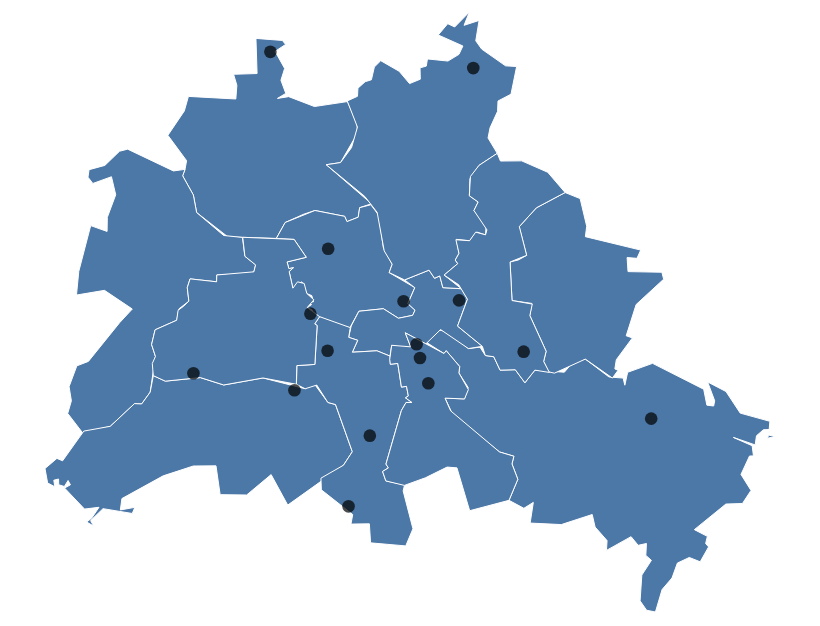

Write notebook code for a chart like this one.
### Code cell
single_nearest = alt.selection_single(on='mouseover', empty='none')

points=alt.Chart(standort_daten).mark_circle(
    color='black',
    stroke='white',strokeWidth=0.0
).encode(
    longitude='station_longitude_d:Q',
    latitude='station_latitude_d:Q',
    size=alt.condition(single_nearest, alt.value(100), alt.value(40)),
).add_selection(
    single_nearest
)

bezirke + points

### Figure 1 — Vega-Lite specification as saved in the notebook (floating-point values rounded to 4 significant figures; data arrays with more than 128 entries replaced by an {"elided": "..."} marker saying what was removed)
{"config": {"view": {"continuousWidth": 400, "continuousHeight": 300}}, "layer": [{"data": {"name": "data-d09aecf6f05e0ea46526a9e21582f25e"}, "mark": {"type": "geoshape", "stroke": "white", "strokeWidth": 0.5}, "encoding": {}}, {"data": {"name": "data-2cd8075f7466966b1a363f849b7fdc54"}, "mark": {"type": "circle", "color": "black", "stroke": "white", "strokeWidth": 0.0}, "encoding": {"latitude": {"field": "station_latitude_d", "type": "quantitative"}, "longitude": {"field": "station_longitude_d", "type": "quantitative"}, "size": {"condition": {"value": 100, "selection": "selector002"}, "value": 40}}, "selection": {"selector002": {"type": "single", "on": "mouseover", "empty": "none"}}}], "$schema": "https://vega.github.io/schema/vega-lite/v4.8.1.json", "datasets": {"data-d09aecf6f05e0ea46526a9e21582f25e": [{"id": "0", "name": "Reinickendorf", "type": "Feature", "geometry": {"type": "Polygon", "coordinates": [[[13.22, 52.59], [13.22, 52.59], [13.2, 52.61], [13.22, 52.62], [13.22, 52.63], [13.26, 52.63], [13.27, 52.63], [13.26, 52.64], [13.28, 52.64], [13.28, 52.66], [13.31, 52.66], [13.31, 52.66], [13.3, 52.65], [13.31, 52.64], [13.31, 52.64], [13.31, 52.63], [13.3, 52.63], [13.31, 52.63], [13.34, 52.62], [13.37, 52.63], [13.38, 52.61], [13.38, 52.61], [13.36, 52.59], [13.35, 52.59], [13.39, 52.57], [13.38, 52.57], [13.38, 52.56], [13.37, 52.56], [13.36, 52.56], [13.34, 52.56], [13.33, 52.56], [13.31, 52.56], [13.3, 52.55], [13.26, 52.55], [13.23, 52.56], [13.23, 52.57], [13.22, 52.58], [13.22, 52.59]]]}}, {"id": "1", "name": "Spandau", "type": "Feature", "geometry": {"type": "Polygon", "coordinates": [[[13.16, 52.5], [13.17, 52.51], [13.14, 52.52], [13.12, 52.52], [13.12, 52.53], [13.13, 52.56], [13.15, 52.55], [13.15, 52.56], [13.15, 52.57], [13.15, 52.58], [13.13, 52.58], [13.13, 52.58], [13.13, 52.59], [13.14, 52.59], [13.16, 52.6], [13.16, 52.6], [13.21, 52.59], [13.22, 52.59], [13.22, 52.58], [13.23, 52.57], [13.23, 52.56], [13.25, 52.55], [13.27, 52.55], [13.27, 52.54], [13.28, 52.53], [13.28, 52.53], [13.27, 52.53], [13.25, 52.53], [13.25, 52.52], [13.22, 52.53], [13.22, 52.52], [13.22, 52.51], [13.21, 52.51], [13.21, 52.5], [13.19, 52.5], [13.19, 52.49], [13.19, 52.48], [13.19, 52.46], [13.18, 52.46], [13.17, 52.46], [13.15, 52.44], [13.12, 52.44], [13.11, 52.45], [13.11, 52.46], [13.11, 52.47], [13.12, 52.48], [13.13, 52.48], [13.16, 52.5]]]}}, {"id": "2", "name": "Mitte", "type": "Feature", "geometry": {"type": "Polygon", "coordinates": [[[13.31, 52.53], [13.31, 52.54], [13.33, 52.54], [13.32, 52.55], [13.3, 52.55], [13.31, 52.56], [13.34, 52.56], [13.36, 52.56], [13.37, 52.56], [13.38, 52.56], [13.38, 52.57], [13.39, 52.57], [13.4, 52.56], [13.4, 52.54], [13.41, 52.53], [13.41, 52.53], [13.43, 52.52], [13.42, 52.51], [13.43, 52.51], [13.43, 52.51], [13.41, 52.5], [13.4, 52.51], [13.38, 52.51], [13.37, 52.5], [13.36, 52.5], [13.33, 52.51], [13.33, 52.51], [13.33, 52.51], [13.33, 52.51], [13.33, 52.51], [13.34, 52.51], [13.33, 52.52], [13.33, 52.52], [13.33, 52.52], [13.32, 52.52], [13.31, 52.53], [13.32, 52.53], [13.31, 52.53]]]}}, {"id": "3", "name": "Steglitz-Zehlendorf", "type": "Feature", "geometry": {"type": "Polygon", "coordinates": [[[13.13, 52.39], [13.14, 52.4], [13.12, 52.4], [13.11, 52.41], [13.11, 52.41], [13.11, 52.41], [13.11, 52.41], [13.1, 52.41], [13.1, 52.41], [13.1, 52.41], [13.1, 52.41], [13.09, 52.41], [13.09, 52.42], [13.1, 52.43], [13.1, 52.42], [13.12, 52.44], [13.15, 52.44], [13.17, 52.46], [13.18, 52.46], [13.19, 52.46], [13.19, 52.47], [13.2, 52.47], [13.23, 52.47], [13.25, 52.47], [13.29, 52.47], [13.33, 52.46], [13.34, 52.47], [13.35, 52.46], [13.36, 52.46], [13.37, 52.43], [13.36, 52.42], [13.31, 52.4], [13.3, 52.42], [13.27, 52.4], [13.25, 52.4], [13.25, 52.42], [13.23, 52.42], [13.2, 52.42], [13.16, 52.4], [13.16, 52.4], [13.17, 52.4], [13.17, 52.39], [13.14, 52.4], [13.13, 52.39], [13.13, 52.39], [13.13, 52.39], [13.13, 52.39]]]}}, {"id": "4", "name": "Treptow-Koepenick", "type": "Feature", "geometry": {"type": "Polygon", "coordinates": {"elided": "1x82x2 float values"}}}, {"id": "5", "name": "Friedrichshain-Kreuzberg", "type": "Feature", "geometry": {"type": "Polygon", "coordinates": [[[13.37, 52.5], [13.38, 52.51], [13.4, 52.51], [13.41, 52.5], [13.43, 52.51], [13.43, 52.51], [13.42, 52.51], [13.43, 52.52], [13.42, 52.53], [13.44, 52.53], [13.45, 52.53], [13.45, 52.53], [13.46, 52.52], [13.47, 52.52], [13.48, 52.51], [13.47, 52.5], [13.49, 52.49], [13.48, 52.49], [13.45, 52.5], [13.44, 52.49], [13.42, 52.5], [13.43, 52.49], [13.42, 52.49], [13.41, 52.49], [13.41, 52.48], [13.39, 52.49], [13.37, 52.48], [13.38, 52.49], [13.37, 52.49], [13.37, 52.5]]]}}, {"id": "6", "name": "Tempelhof-Schoeneberg", "type": "Feature", "geometry": {"type": "Polygon", "coordinates": [[[13.32, 52.47], [13.32, 52.48], [13.34, 52.48], [13.34, 52.5], [13.34, 52.5], [13.34, 52.5], [13.37, 52.5], [13.37, 52.49], [13.38, 52.49], [13.37, 52.48], [13.39, 52.49], [13.41, 52.48], [13.41, 52.48], [13.41, 52.48], [13.42, 52.47], [13.42, 52.47], [13.42, 52.46], [13.42, 52.46], [13.43, 52.46], [13.42, 52.46], [13.42, 52.45], [13.4, 52.42], [13.4, 52.42], [13.4, 52.42], [13.4, 52.41], [13.42, 52.41], [13.42, 52.41], [13.43, 52.39], [13.42, 52.38], [13.39, 52.38], [13.39, 52.39], [13.37, 52.39], [13.37, 52.39], [13.34, 52.41], [13.34, 52.41], [13.36, 52.42], [13.37, 52.43], [13.36, 52.46], [13.35, 52.46], [13.34, 52.47], [13.33, 52.46], [13.32, 52.47], [13.32, 52.47]]]}}, {"id": "7", "name": "Neukoelln", "type": "Feature", "geometry": {"type": "Polygon", "coordinates": [[[13.44, 52.41], [13.42, 52.41], [13.4, 52.41], [13.4, 52.42], [13.4, 52.42], [13.4, 52.42], [13.42, 52.45], [13.42, 52.46], [13.43, 52.46], [13.42, 52.46], [13.42, 52.46], [13.42, 52.47], [13.42, 52.47], [13.41, 52.48], [13.41, 52.48], [13.41, 52.48], [13.41, 52.49], [13.43, 52.49], [13.42, 52.5], [13.46, 52.48], [13.46, 52.49], [13.47, 52.48], [13.47, 52.47], [13.48, 52.46], [13.47, 52.46], [13.46, 52.46], [13.46, 52.45], [13.51, 52.43], [13.52, 52.43], [13.52, 52.42], [13.52, 52.41], [13.52, 52.4], [13.48, 52.4], [13.47, 52.42], [13.46, 52.42], [13.44, 52.41]]]}}, {"id": "8", "name": "Marzahn-Hellersdorf", "type": "Feature", "geometry": {"type": "Polygon", "coordinates": [[[13.52, 52.54], [13.53, 52.54], [13.53, 52.56], [13.54, 52.57], [13.57, 52.57], [13.58, 52.57], [13.59, 52.56], [13.59, 52.55], [13.64, 52.54], [13.63, 52.54], [13.62, 52.54], [13.63, 52.53], [13.66, 52.53], [13.66, 52.53], [13.63, 52.51], [13.62, 52.49], [13.63, 52.49], [13.61, 52.48], [13.61, 52.48], [13.62, 52.47], [13.61, 52.47], [13.59, 52.48], [13.56, 52.47], [13.55, 52.47], [13.55, 52.48], [13.55, 52.49], [13.54, 52.51], [13.54, 52.51], [13.52, 52.51], [13.52, 52.54], [13.52, 52.54]]]}}, {"id": "9", "name": "Pankow", "type": "Feature", "geometry": {"type": "MultiPolygon", "coordinates": [[[[13.38, 52.64], [13.39, 52.64], [13.39, 52.64], [13.4, 52.65], [13.41, 52.64], [13.42, 52.64], [13.43, 52.64], [13.43, 52.64], [13.44, 52.65], [13.44, 52.65], [13.46, 52.65], [13.47, 52.65], [13.47, 52.66], [13.45, 52.66], [13.46, 52.67], [13.47, 52.67], [13.48, 52.68], [13.47, 52.67], [13.49, 52.67], [13.49, 52.66], [13.49, 52.65], [13.51, 52.65], [13.52, 52.65], [13.52, 52.63], [13.51, 52.63], [13.51, 52.62], [13.5, 52.61], [13.5, 52.61], [13.51, 52.6], [13.49, 52.59], [13.48, 52.58], [13.48, 52.57], [13.49, 52.57], [13.48, 52.56], [13.49, 52.56], [13.49, 52.55], [13.49, 52.55], [13.48, 52.55], [13.47, 52.55], [13.47, 52.54], [13.47, 52.54], [13.47, 52.53], [13.46, 52.53], [13.47, 52.52], [13.46, 52.52], [13.45, 52.53], [13.45, 52.53], [13.44, 52.53], [13.42, 52.53], [13.41, 52.53], [13.41, 52.53], [13.4, 52.54], [13.39, 52.56], [13.38, 52.57], [13.35, 52.59], [13.36, 52.59], [13.37, 52.6], [13.38, 52.61], [13.37, 52.63], [13.38, 52.63], [13.38, 52.63], [13.38, 52.64]]]]}}, {"id": "10", "name": "Charlottenburg-Wilmersdorf", "type": "Feature", "geometry": {"type": "Polygon", "coordinates": [[[13.22, 52.51], [13.22, 52.51], [13.22, 52.52], [13.22, 52.53], [13.25, 52.52], [13.25, 52.53], [13.28, 52.53], [13.28, 52.53], [13.27, 52.54], [13.27, 52.55], [13.32, 52.55], [13.33, 52.54], [13.31, 52.54], [13.31, 52.53], [13.32, 52.53], [13.31, 52.53], [13.32, 52.52], [13.32, 52.52], [13.33, 52.52], [13.33, 52.52], [13.34, 52.51], [13.33, 52.51], [13.34, 52.5], [13.34, 52.5], [13.34, 52.5], [13.34, 52.48], [13.32, 52.48], [13.32, 52.47], [13.29, 52.47], [13.25, 52.47], [13.23, 52.47], [13.2, 52.47], [13.19, 52.47], [13.19, 52.48], [13.19, 52.48], [13.19, 52.49], [13.19, 52.5], [13.21, 52.5], [13.21, 52.51], [13.22, 52.51]]]}}, {"id": "11", "name": "Lichtenberg", "type": "Feature", "geometry": {"type": "Polygon", "coordinates": [[[13.47, 52.52], [13.46, 52.53], [13.47, 52.53], [13.47, 52.54], [13.47, 52.54], [13.47, 52.55], [13.48, 52.55], [13.49, 52.55], [13.49, 52.55], [13.5, 52.55], [13.48, 52.56], [13.49, 52.57], [13.48, 52.57], [13.48, 52.58], [13.49, 52.59], [13.51, 52.6], [13.51, 52.59], [13.53, 52.59], [13.55, 52.59], [13.57, 52.57], [13.54, 52.57], [13.53, 52.56], [13.53, 52.54], [13.52, 52.54], [13.52, 52.51], [13.54, 52.51], [13.54, 52.51], [13.55, 52.49], [13.55, 52.48], [13.55, 52.47], [13.54, 52.47], [13.53, 52.47], [13.52, 52.48], [13.51, 52.47], [13.5, 52.48], [13.49, 52.48], [13.49, 52.49], [13.47, 52.5], [13.48, 52.51], [13.47, 52.52]]]}}], "data-2cd8075f7466966b1a363f849b7fdc54": [{"ID": "mc010", "ID2": "DEBE010", "Name": "010 Wedding", "station_start_date": 19841101, "type_of_station": "background", "station_type_of_area": "urban", "station_latitude_d": 52.54, "station_longitude_d": 13.35}, {"ID": "mc018", "ID2": "DEBE018", "Name": "018 Schöneberg", "station_start_date": 19861101, "type_of_station": "background", "station_type_of_area": "urban", "station_latitude_d": 52.49, "station_longitude_d": 13.35}, {"ID": "mc027", "ID2": "DEBE027", "Name": "027 Marienfelde", "station_start_date": 19890401, "type_of_station": "background", "station_type_of_area": "rural", "station_latitude_d": 52.4, "station_longitude_d": 13.37}, {"ID": "mc032", "ID2": "DEBE032", "Name": "032 Grunewald", "station_start_date": 19861001, "type_of_station": "background", "station_type_of_area": "rural", "station_latitude_d": 52.47, "station_longitude_d": 13.23}, {"ID": "mc042", "ID2": "DEBE034", "Name": "042 Neukölln", "station_start_date": 19860301, "type_of_station": "background", "station_type_of_area": "urban", "station_latitude_d": 52.49, "station_longitude_d": 13.43}, {"ID": "mc077", "ID2": "DEBE051", "Name": "077 Buch", "station_start_date": 20170724, "type_of_station": "background", "station_type_of_area": "suburban", "station_latitude_d": 52.64, "station_longitude_d": 13.48}, {"ID": "mc085", "ID2": "DEBE056", "Name": "085 Friedrichshagen", "station_start_date": 19940201, "type_of_station": "background", "station_type_of_area": "rural", "station_latitude_d": 52.45, "station_longitude_d": 13.65}, {"ID": "mc145", "ID2": "DEBE062", "Name": "145 Frohnau", "station_start_date": 19960201, "type_of_station": "background", "station_type_of_area": "rural", "station_latitude_d": 52.65, "station_longitude_d": 13.3}, {"ID": "mc171", "ID2": "DEBE068", "Name": "171 Mitte", "station_start_date": 20030101, "type_of_station": "background", "station_type_of_area": "urban", "station_latitude_d": 52.51, "station_longitude_d": 13.42}, {"ID": "mc282", "ID2": "DEBE066", "Name": "282 Karlshorst", "station_start_date": 19990701, "type_of_station": "background", "station_type_of_area": "urban", "station_latitude_d": 52.49, "station_longitude_d": 13.53}, {"ID": "mc115", "ID2": "DEBE067", "Name": "115 Hardenbergplatz", "station_start_date": 20040101, "type_of_station": "traffic", "station_type_of_area": "urban", "station_latitude_d": 52.51, "station_longitude_d": 13.33}, {"ID": "mc117", "ID2": "DEBE061", "Name": "117 Schildhornstraße", "station_start_date": 19941101, "type_of_station": "traffic", "station_type_of_area": "urban", "station_latitude_d": 52.46, "station_longitude_d": 13.32}, {"ID": "mc124", "ID2": "DEBE069", "Name": "124 Mariendorfer Damm", "station_start_date": 20090101, "type_of_station": "traffic", "station_type_of_area": "urban", "station_latitude_d": 52.44, "station_longitude_d": 13.39}, {"ID": "mc143", "ID2": "DEBE063", "Name": "143 Silbersteinstraße", "station_start_date": 19960501, "type_of_station": "traffic", "station_type_of_area": "urban", "station_latitude_d": 52.47, "station_longitude_d": 13.44}, {"ID": "mc174", "ID2": "DEBE065", "Name": "174 Frankfurter Allee", "station_start_date": 19930901, "type_of_station": "traffic", "station_type_of_area": "urban", "station_latitude_d": 52.51, "station_longitude_d": 13.47}, {"ID": "mc220", "ID2": "DEBE064", "Name": "220 Karl-Marx-Straße", "station_start_date": 19930801, "type_of_station": "traffic", "station_type_of_area": "urban", "station_latitude_d": 52.48, "station_longitude_d": 13.43}]}}
